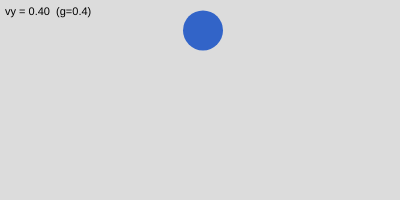
Frame 1 (no input)
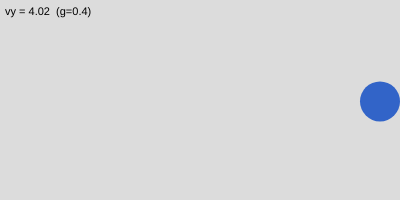
Frame 60 (no input)
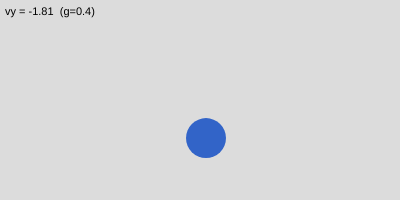
Frame 120 (the mouse pressed at the canvas centre since frame 60)

The p5.js sketch that drew these frames (run headless with seeded random() and noise() and a simulated clock; from frame 60 on, the mouse is pressed at the canvas centre):

// p5.js sketch
// ── sketch.js
let x = 200;
let y = 30;
let vx = 3;
let vy = 0;
let g = 0.4;
let r = 20;

function setup() {
  createCanvas(400, 200);
}
function draw() {
  background(220);
  
  vy += g;
  x += vx;
  y += vy;
  
  if (x > width - r || x < r) vx = -vx;
  if (y > height - r) {
    y = height - r;
    vy *= -0.85;
  }
  
  fill(50, 100, 200);
  noStroke();
  circle(x, y, r * 2);
  
  fill(0); textSize(11);
  text("vy = " + vy.toFixed(2) + "  (g=" + g + ")", 5, 15);
}
